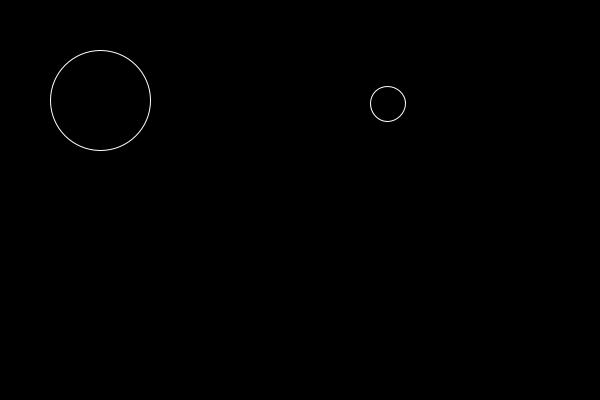
Frame 1 (no input)
Frame 60 (the mouse pressed at the canvas centre just before this capture): identical to frame 1, image omitted
Frame 120 (the mouse held since frame 60 and released just before this capture): identical to frame 1, image omitted

The Processing sketch that drew this single still picture (run headless with seeded random() and noise(); from frame 60 on, the mouse is pressed at the canvas centre):

// Processing sketch: sketch_8_4_two_constructors
// ── sketch_8_4_two_constructors.pde
Particle p1, p2;

void setup() {
  size (600, 400);
  p1=new Particle(100, 100, 50);
  p2=new Particle();
}

void draw() {
  background(0);

  p1.display();
  p2.display();
}
// ── Particle.pde
class Particle {
  float x, y;
  float r;

  //constructor #1
  Particle() {
    x=random(width);
    y=random(height);
    r=random(4, 18);
  }

  //constructor #2
  Particle(float tempX, float tempY, float tempR) {
    x=tempX;
    y=tempY;
    r=tempR;
  }

  void display() {
    stroke(255);
    noFill();
    ellipse (x, y, r*2, r*2);
  }
}
